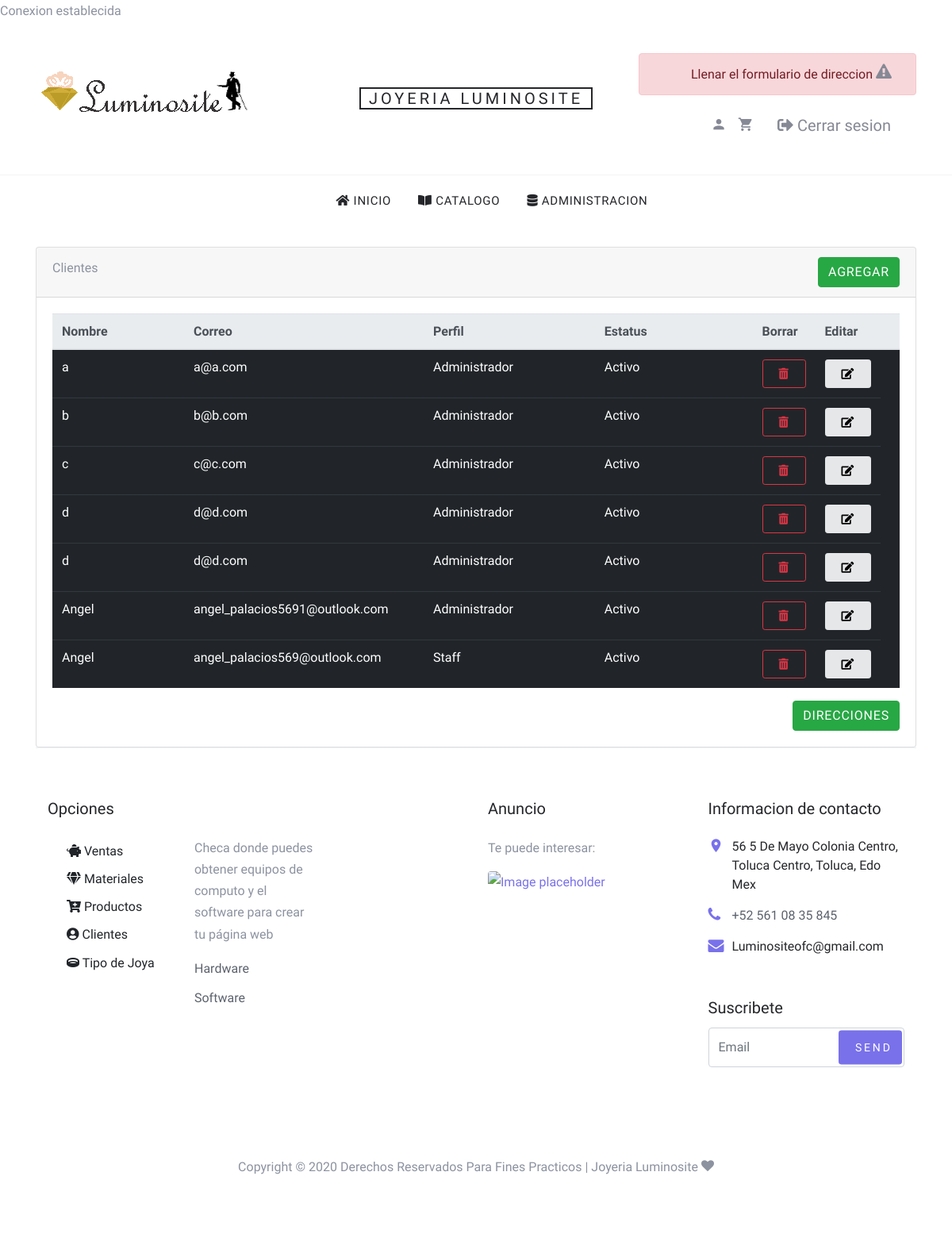
Page /clientes.php (signed in) on the earlier database version.
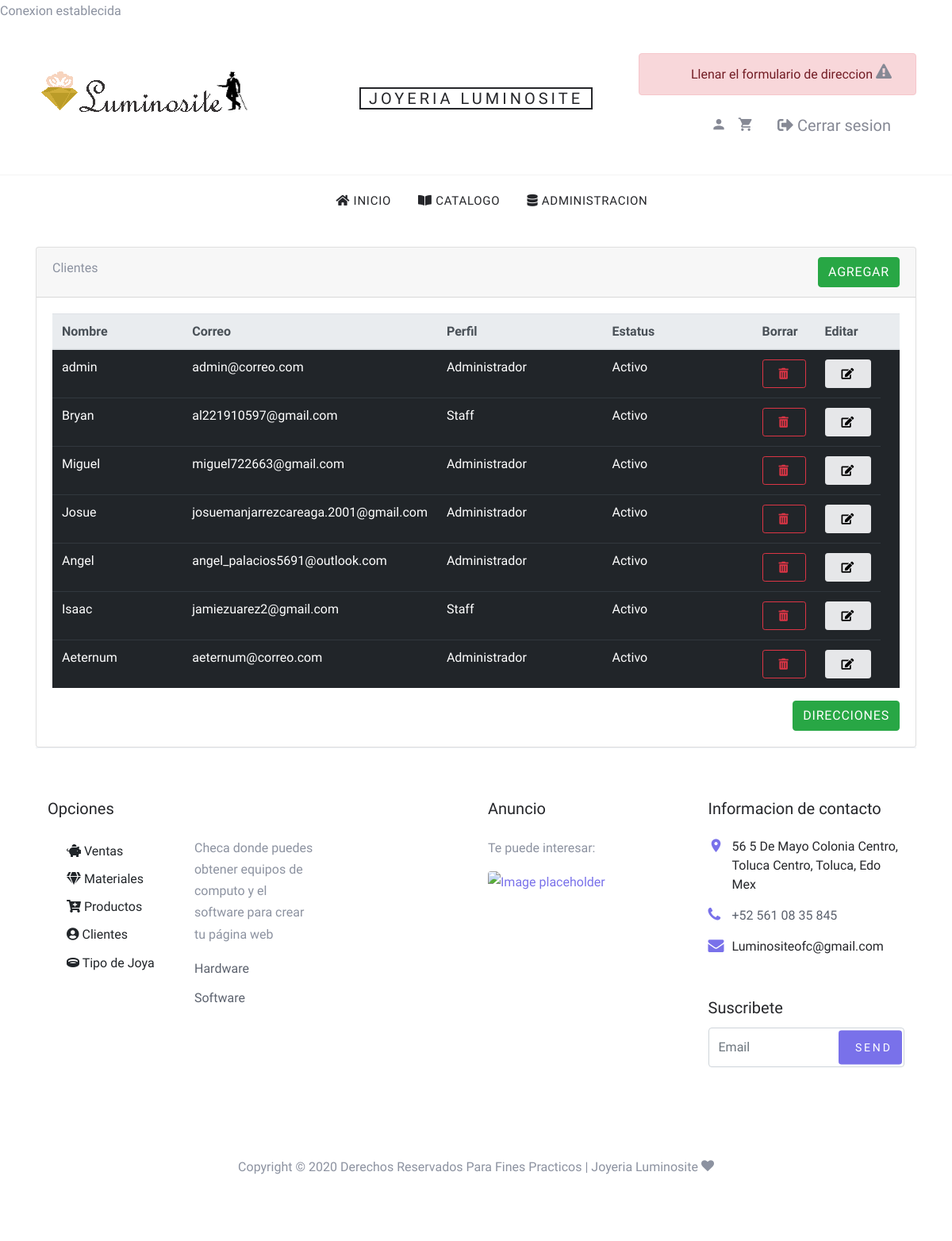
Same page on the later database version.
### tables this page shows
CREATE TABLE `cliente` (
  `id_cliente` int(11) NOT NULL AUTO_INCREMENT,
  `nombre_cliente` varchar(45) NOT NULL,
  `primer_apellido` varchar(45) NOT NULL,
  `segundo_apellido` varchar(45) NOT NULL,
  `password` varchar(100) NOT NULL,
  `correo_electronico` varchar(100) NOT NULL,
  `telefono` varchar(10) NOT NULL,
  `sexo` enum('Hombre','Mujer','Indeterminado') NOT NULL,
  `perfil` enum('Administrador','Técnico','Staff') NOT NULL,
  `estatus` enum('Activo','Inactivo') NOT NULL,
  `foto_perfil` blob NOT NULL,
  PRIMARY KEY (`id_cliente`)
);

### clientes.php (the view, shortened to what this page needs)
<?php
require_once './conexion.php';
?>
<!DOCTYPE html>
<html lang="es-MX">
<head>
    <link rel="stylesheet" href="fonts/icomoon/style.css">
    <link rel="stylesheet" href="css/bootstrap.min.css">
    <link rel="stylesheet" href="css/magnific-popup.css">
    <link rel="stylesheet" href="css/jquery-ui.css">
    <link rel="stylesheet" href="css/owl.carousel.min.css">
    <link rel="stylesheet" href="css/owl.theme.default.min.css">
    <link rel="stylesheet" href="css/bootstrap.min.css">
    <link rel="stylesheet" href="css/all.min.css">
    <link rel="stylesheet" href="css/aos.css">
    <link rel="stylesheet" href="css/style.css">
</head>
<body>
        <?php require_once('./menu.php'); ?>
    <div class="container mt-4">
        <div class="card">
            <div class="card-header">
                Clientes
                <a href="clientes_formularios.php"class="btn btn-success float-right">Agregar</a>
            </div>
            <div class="card-body">
                <table class="table table-dark table table-hover">
                    <thead class="thead-light">
                        <tr>
                            <th style="width: 20%;" scope="col">Nombre</th>
                            <th style="width: 30%;" scope="col">Correo</th>
                            <th style="width: 25%;" scope="col">Perfil</th>
                            <th style="width: 25%;" scope="col">Estatus</th>
                            <th style="width: 25%;" scope="col">Borrar</th>
                            <th style="width: 10%;" scope="col">Editar</th>
                            <th style="width: 10%;" scope="col">
                            </th>
                        </tr>
                    </thead>
                    <tbody>
                    <?php
                        $sql = 'select id_cliente, nombre_cliente, primer_apellido, correo_electronico, telefono,perfil,estatus from cliente order by primer_apellido, nombre_cliente asc';
                        foreach ($conexion->query($sql) as $registro) {
                            $registro['nombre_cliente'] = htmlentities($registro['nombre_cliente']);
                            $registro['primer_apellido'] = htmlentities($registro['primer_apellido']);
                            $registro['correo_electronico'] = htmlentities($registro['correo_electronico']);
                            $registro['estatus'] = htmlentities($registro['estatus']);
                            if ($registro['estatus']=="Activo"){
                        echo <<<fin
                        <tr>
                            <td scope="row">{$registro['nombre_cliente']}</td>
                            <td scope="row">{$registro['correo_electronico']}</td>
                            <td scope="row">{$registro['perfil']}</td>
                            <td scope="row">{$registro['estatus']}</td>
                            <td>
                                <a class="btn btn-outline-danger btn-sm" href="clientes_borrar.php?id_cliente={$registro['id_cliente']}"><i class="fa fa-trash-alt"></i></a>
                            </td>
                            <td>
                                <a class="btn btn-secondary btn-sm" href="clientes_editar.php?id={$registro['id_cliente']}"><i class="fa fa-edit"></i></a>
                            </td>
                        </tr>
fin;
                            }
                }
                        ?>
                    </tbody>
                </table>
                <a href="direcciones.php" class="btn btn-success float-right">Direcciones</a>
            </div>
        </div>
        <?php include('./pie_pagina.php');
?>
    </div>
</body>
</html>

### menu.php (shortened to what this page needs)
<header class="site-navbar" role="banner">
      <div class="site-navbar-top">
        <div class="container">
          <div class="row align-items-center">
          <div class="col-6 col-md-4 order-2 order-md-1 site-search-icon text-left">
              <form action="" class="site-block-top-search">
                <img src="img/LUMINOSITE1.png">
              </form>
            </div>
            <div class="col-12 mb-3 mb-md-0 col-md-4 order-1 order-md-2 text-center">
              <div class="site-logo">
                <a class="js-logo-clone">Joyeria Luminosite</a>
              </div>
            </div>
            <div class="col-6 col-md-4 order-3 order-md-3 text-right">
              <div class="site-top-icons">
                <ul>
                <?php
if (isset($_SESSION['id']) && is_numeric($_SESSION['id']) && !isset($_SESSION['direccion'])) {
  echo '
  <div class="alert alert-danger" role="alert">
  Llenar el formulario de direccion
  <li><a href="direcciones_formulario.php"><i class="icon icon-exclamation-triangle"></i></a></li>
</div>';
}
if (isset($_SESSION['id']) && is_numeric($_SESSION['id'])) {
  echo '<li><a href="perfil.php"><i class="icon icon-person"></i></a></li>';
}
?>
          <?php
if (isset($_SESSION['id']) && is_numeric($_SESSION['id'])) {
  echo '<li><a href="carrito_compras.php" class="site-cart">
                      <span class="icon icon-shopping_cart"></span
                    >
                    </a>
                  </li>';
                }
                ?>
                <?php
if (isset($_SESSION['id']) && is_numeric($_SESSION['id'])) {
  echo '<a class="navbar-brand mb-20 nav-link"  href="cerrar_sesion.php"><i class="fa fa-sign-out-alt"></i> Cerrar sesion</a>';
}
?>
                </ul>
              </div>
            </div>
          </div>
        </div>
      </div>
      <nav class="site-navigation text-right text-md-center" role="navigation">
        <div class="container">
          <ul class="site-menu js-clone-nav d-none d-md-block">
            <li>
              <a href="inicio.php"><i class="fa fa-home"></i>  Inicio</a>
            </li>
            <li>
              <a href="catalogo.php"><i class="fa fa-book-open"></i>  Catalogo</a>
            </li>
<?php
if (isset($_SESSION['id']) && is_numeric($_SESSION['id']) && 'Administrador' == $_SESSION['perfil']) {
  echo '<li class="nav-item">
<a class="nav-link active" href="sql.php"><i class="fa fa-database"></i> Administracion</a>
</li>';
}
?>
          </ul>
        </div>
      </nav>
    </header>

### pie_pagina.php (shortened to what this page needs)
<footer class="site-footer border-top">
      <div class="container">
        <div class="row">
          <div class="col-lg-6 mb-5 mb-lg-0">
            <div class="row">
              <div class="col-md-12">
                <h3 class="footer-heading mb-4"> Opciones</h3>
              </div>
              <?php
if (isset($_SESSION['id']) && is_numeric($_SESSION['id']) && 'Administrador' == $_SESSION['perfil']) {
  echo'<div class="col-md-6 col-lg-4">
                <ul class="list-unstyled">
                <a class="dropdown-item" href="ventas.php"><i class="fa fa-piggy-bank"></i> Ventas</a>
                <a class="dropdown-item" href="materiales.php"><i class="fa fa-gem"></i> Materiales</a>
                <a class="dropdown-item" href="Productos.php"><i class="fa fa-cart-plus"></i> Productos</a>
                <a class="dropdown-item" href="clientes.php"><i class="fa fa-user-circle"></i> Clientes</a>
                <a class="dropdown-item" href="tipo_de_joya.php"><i class="fa fa-ring"></i> Tipo de Joya</a>
                </ul>
              </div>';
            }
            ?>
              <div class="col-md-6 col-lg-4">
                <ul class="list-unstyled">
                <p>Checa donde puedes obtener equipos de computo y el software para crear tu página web</p>
                  <li><a href="https://highpro.com.mx/index.php">Hardware</a></li>
                  <li><a href="https://code.visualstudio.com/download">Software</a></li>
                </ul>
              </div>
            </div>
          </div>
          <div class="col-md-6 col-lg-3 mb-4 mb-lg-0">
            <h3 class="footer-heading mb-4">Anuncio</h3>
            <p>Te puede interesar:</p>
            <a href="https://www.myshoesmexico.com/" class="block-6">
              <img src="https://cdn.shopify.com/s/files/1/1596/6579/products/HAMILTON-ZAPATILLAS-ALTAS-COLOR-NUDE-CON-MICA-TRANSPARENTE_1024x1024.jpg?v=1594248356" alt="Image placeholder" class="img-fluid rounded mb-4">
            </a>
          </div>
          <div class="col-md-6 col-lg-3">
            <div class="block-5 mb-5">
              <h3 class="footer-heading mb-4">Informacion de contacto</h3>
              <ul class="list-unstyled">
                <li class="address">56 5 De Mayo Colonia Centro, Toluca Centro, Toluca, Edo Mex</li>
                <li class="phone"><a href="tel://5610835845">+52 561 08 35 845</a></li>
                <li class="email">Luminositeofc@gmail.com</li>
              </ul>
            </div>
            <div class="block-7">
              <form action="#" method="post">
                <label for="email_subscribe" class="footer-heading">Suscribete</label>
                <div class="form-group">
                  <input type="text" class="form-control py-4" id="email_subscribe" placeholder="Email">
                  <input type="submit" class="btn btn-sm btn-primary" value="Send">
                </div>
              </form>
            </div>
          </div>
        </div>
        <div class="row pt-5 mt-5 text-center">
          <div class="col-md-12">
            <p>
            Copyright &copy;
            <script>document.write(new Date().getFullYear());</script> Derechos Reservados Para Fines Practicos |
            Joyeria Luminosite <i class="icon-heart" aria-hidden="true"></i>
            </p>
          </div>
        </div>
      </div>
    </footer>

### css/style.css (style rules this page uses)
body { line-height: 1.7; color: #8c92a0; font-weight: 300; font-size: 16px; }
a { -webkit-transition: .3s all ease; -o-transition: .3s all ease; transition: .3s all ease; }
.btn { text-transform: uppercase; position: relative; -webkit-transition: 0.2s all ease-in-out !important; -o-transition: 0.2s all ease-in-out !important; transition: 0.2s all ease-in-out !important; top: 0; letter-spacing: .05em; }
.btn.btn-secondary { background-color: #e6e7e9; border-color: #e6e7e9; color: #000; }
.btn.btn-sm { font-size: 14px !important; padding: 10px 20px !important; }
.btn.btn-primary { font-size: 17px; font-weight: 300; letter-spacing: .2em; }
.form-control { height: 43px; }
.border-top { border-top: 1px solid #edf0f5 !important; }
.site-footer { padding: 4em 0; }
.site-footer ul li { margin-bottom: 10px; }
.site-footer ul li a { color: #5c626e; }
.site-footer .footer-heading { font-size: 20px; color: #25262a; }
.site-navbar { background: #fff; margin-bottom: 0px; z-index: 1999; position: relative; }
.site-navbar .site-navbar-top { border-bottom: 1px solid #f3f3f4; padding-top: 20px; padding-bottom: 20px; margin-bottom: 0px; }
@media (min-width: 768px) { .site-navbar .site-navbar-top { padding-top: 40px; padding-bottom: 40px; } }
.site-navbar .site-logo a { text-transform: uppercase; color: #25262a; letter-spacing: .2em; font-size: 20px; padding-left: 10px; padding-right: 10px; border: 2px solid #25262a; }
.site-navbar a { color: #868995; }
.site-navbar .icon { font-size: 20px; }
.site-navbar .site-top-icons ul, .site-navbar .site-top-icons ul li { padding: 0; margin: 0; list-style: none; }
.site-navbar .site-top-icons ul li { display: inline-block; }
.site-navbar .site-top-icons ul li a { margin-right: 10px; }
.site-navbar .site-top-icons ul li a.site-cart { display: block; position: relative; }
.site-navbar .site-top-icons ul li:last-child a { padding-right: 0; }
.site-navbar .site-navigation .site-menu { margin-bottom: 0; }
.site-navbar .site-navigation .site-menu a { text-decoration: none !important; font-size: 15px; display: inline-block; }
.site-navbar .site-navigation .site-menu > li { display: inline-block; padding: 10px 5px; }
.site-navbar .site-navigation .site-menu > li > a { padding: 10px 10px; text-transform: uppercase; letter-spacing: .05em; color: #25262a; font-size: 15px; text-decoration: none !important; }
.block-5 ul, .block-5 ul li { list-style: none; padding: 0; margin: 0; line-height: 1.5; }
.block-5 ul li { padding-left: 30px; position: relative; margin-bottom: 15px; color: #25262a; }
.block-5 ul li:before { top: 0; font-family: "icomoon"; content: ""; position: absolute; left: 0; font-size: 20px; line-height: 1; color: #7971ea; }
.block-5 ul li.address:before { content: "\e8b4"; }
.block-5 ul li.email:before { content: "\f0e0"; }
.block-5 ul li.phone:before { content: "\f095"; }
.block-6 { display: block; }
.block-6 img { display: block; }
.block-7 .form-group { position: relative; }
.block-7 .form-control { padding-right: 96px; }
.block-7 .btn { position: absolute; width: 80px; top: 50%; -webkit-transform: translateY(-50%); -ms-transform: translateY(-50%); transform: translateY(-50%); right: 3px; }
.site-block-top-search { position: relative; }

Differences in the rows shown:
removed cliente: nombre_cliente "a", correo_electronico "a@a.com", perfil "Administrador", estatus "Activo"
removed cliente: nombre_cliente "b", correo_electronico "b@b.com", perfil "Administrador", estatus "Activo"
removed cliente: nombre_cliente "c", correo_electronico "c@c.com", perfil "Administrador", estatus "Activo"
removed cliente: nombre_cliente "d", correo_electronico "d@d.com", perfil "Administrador", estatus "Activo"
removed cliente: nombre_cliente "d", correo_electronico "d@d.com", perfil "Administrador", estatus "Activo"
no longer on this page (row edited): cliente: nombre_cliente "Angel", correo_electronico "angel_palacios569@outlook.com", perfil "Staff", estatus "Activo"
added cliente: nombre_cliente "admin", correo_electronico "admin@correo.com", perfil "Administrador", estatus "Activo"
added cliente: nombre_cliente "Bryan", correo_electronico "al221910597@gmail.com", perfil "Staff", estatus "Activo"
added cliente: nombre_cliente "Miguel", correo_electronico "miguel722663@gmail.com", perfil "Administrador", estatus "Activo"
added cliente: nombre_cliente "Josue", correo_electronico "josuemanjarrezcareaga.2001@gmail.com", perfil "Administrador", estatus "Activo"
added cliente: nombre_cliente "Isaac", correo_electronico "jamiezuarez2@gmail.com", perfil "Staff", estatus "Activo"
added cliente: nombre_cliente "Aeternum", correo_electronico "aeternum@correo.com", perfil "Administrador", estatus "Activo"
